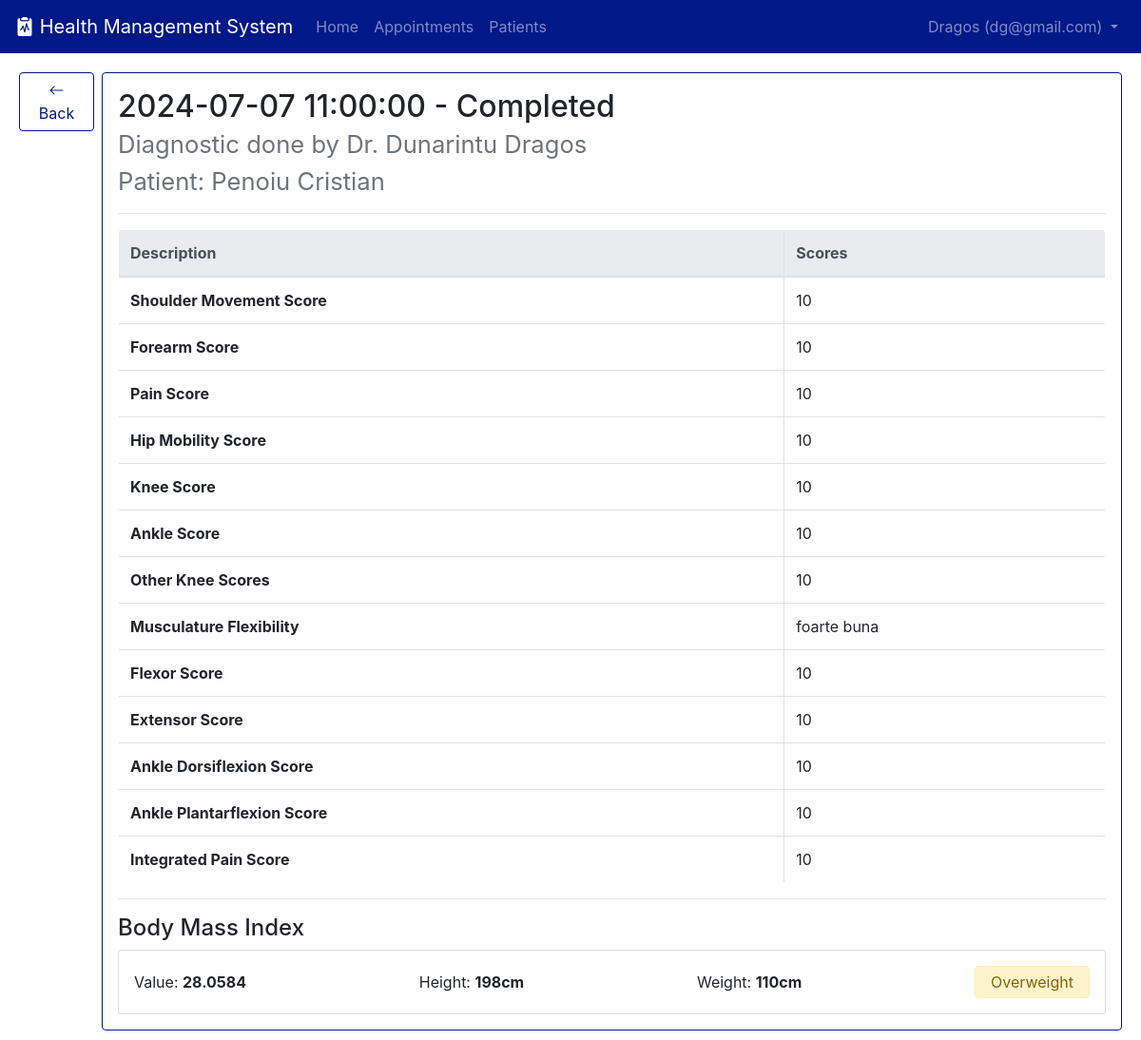
The app's page /appointment/details.php?appointment_id=6 (signed in) with its own data.
### tables this page shows
CREATE TABLE `user` (
  `id` int(11) NOT NULL,
  `username` varchar(50) DEFAULT NULL,
  `password` varchar(255) DEFAULT NULL,
  `email` varchar(100) DEFAULT NULL,
  `tip_utilizator` varchar(255) DEFAULT NULL
);

CREATE TABLE `consultations` (
  `id` int(11) NOT NULL,
  `data_programarii` datetime NOT NULL,
  `pacient_id` int(11) NOT NULL,
  `cadru_medical_id` int(11) NOT NULL,
  `status` varchar(20) DEFAULT 'pending'
);

CREATE TABLE `cadru_medical` (
  `id` int(11) NOT NULL,
  `nume` varchar(50) DEFAULT NULL,
  `prenume` varchar(50) DEFAULT NULL,
  `data_nasterii` date DEFAULT NULL,
  `specialitate` varchar(255) DEFAULT NULL,
  `telefon` varchar(20) DEFAULT NULL,
  `user_id` int(11) NOT NULL
);

CREATE TABLE `pacient` (
  `id` int(11) NOT NULL,
  `nume` varchar(50) DEFAULT NULL,
  `prenume` varchar(50) DEFAULT NULL,
  `varsta` int(11) DEFAULT NULL,
  `gen` enum('M','F') DEFAULT NULL,
  `inaltime` int(11) DEFAULT NULL,
  `greutate` int(11) DEFAULT NULL,
  `diagnostic` varchar(255) DEFAULT NULL,
  `patologie_asociata` varchar(255) DEFAULT NULL,
  `telefon` varchar(20) DEFAULT NULL,
  `user_id` int(11) DEFAULT NULL,
  `data_nasterii` date DEFAULT NULL
);

CREATE TABLE `diagnostic` (
  `id` int(11) NOT NULL,
  `pacient_id` int(11) DEFAULT NULL,
  `scor_miscare_umar` int(11) DEFAULT NULL,
  `scor_antebrat` int(11) DEFAULT NULL,
  `scor_durere` int(11) DEFAULT NULL,
  `scor_mobilitate_sold` int(11) DEFAULT NULL,
  `scor_genunchi` int(11) DEFAULT NULL,
  `scor_glezna` int(11) DEFAULT NULL,
  `alte_scori_genunchi` int(11) DEFAULT NULL,
  `flex_musculatura_genunchi` varchar(255) DEFAULT NULL,
  `scor_flexori` int(11) DEFAULT NULL,
  `scor_extensori` int(11) DEFAULT NULL,
  `scor_glezna_flexie_dorsala` int(11) DEFAULT NULL,
  `scor_glezna_flexie_plantara` int(11) DEFAULT NULL,
  `scor_durere_integrat` int(11) DEFAULT NULL,
  `consultation_id` int(11) DEFAULT NULL
);

CREATE TABLE `imc` (
  `id` int(11) NOT NULL,
  `value` float DEFAULT NULL,
  `pacient_id` int(11) DEFAULT NULL,
  `inaltime` int(11) DEFAULT NULL,
  `greutate` int(11) DEFAULT NULL,
  `created_at` timestamp NOT NULL DEFAULT current_timestamp(),
  `consultation_id` int(11) DEFAULT NULL
);

### appointment/details.php (the view, shortened to what this page needs)
<?php
include("{$_SERVER['DOCUMENT_ROOT']}/eeris/template/header.php");
if (isset($_GET['appointment_id']) && ctype_digit($_GET['appointment_id'])) {
    $appointment_id = $_GET['appointment_id'];
} else {
    header("Location: {$_SERVER['DOCUMENT_ROOT']}/eeris/appointment/list.php");
}
$appointment_sql = "SELECT c.data_programarii, c.status, c.id, c.cadru_medical_id, c.pacient_id, cm.nume, cm.prenume, cm.specialitate
	FROM consultations c
    JOIN cadru_medical cm ON c.cadru_medical_id = cm.id
    JOIN pacient p ON c.pacient_id = p.id
    WHERE c.id = '$appointment_id'";
$appointment_result = mysqli_query($con, $appointment_sql);
if ($appointment_result) {
    $appointment = mysqli_fetch_assoc($appointment_result);
}
$physician_query = "SELECT nume, prenume FROM cadru_medical WHERE id = {$appointment['cadru_medical_id']}";
$physician_result = mysqli_query($con, $physician_query);
$physician = mysqli_fetch_assoc($physician_result);
$patient_query = "SELECT nume, prenume FROM pacient WHERE id = {$appointment['pacient_id']}";
$patient_result = mysqli_query($con, $patient_query);
$patient = mysqli_fetch_assoc($patient_result);
?>
<div class="container-fluid d-flex flex-md-row flex-column p-3 align-items-start">
    <a href="javascript:history.back()" type="button" class="btn btn-outline-dark-blue m-1">
        <i class="bi bi-arrow-left"></i>
        Back
    </a>
    <div class="border border-dark-blue container-fluid p-3 m-1 rounded">
        <?php
        printf(
            '<h2>%s - %s<br>
                    <small class="text-muted">Diagnostic done by Dr. %s %s</small> <br>
                    <small class="text-muted">Patient: %s %s</small>
                    </h2>
                    ',
            $appointment['data_programarii'],
            ucfirst($appointment['status']),
            $physician['nume'],
            $physician['prenume'],
            $patient['nume'],
            $patient['prenume'],
        );
        ?>
        <hr>
        <?php
        $diagnostic_query = "SELECT * FROM diagnostic WHERE consultation_id='$appointment_id'";
        $diagnostic_result = mysqli_query($con, $diagnostic_query);
        $diagnostic = mysqli_fetch_assoc($diagnostic_result);
        if ($diagnostic) {
            printf(
                '<table class="table rounded table-hover table-bordered" style="overflow:hidden;">
                    <thead class="thead-light">
                        <tr>
                            <th scope="col">Description</th>
                            <th scope="col">Scores</th>
                        </tr>
                </thead>
                <tbody>
                <tr>
                <th scope="row">Shoulder Movement Score</th>
                <td>%s</td>
                </tr>',
                $diagnostic['scor_miscare_umar']
            );
            printf(
                '<tr>
                <th scope="row">Forearm Score</th>
                <td>%s</td>
                </tr>',
                $diagnostic['scor_antebrat']
            );
            printf(
                '<tr>
                <th scope="row">Pain Score</th>
                <td>%s</td>
                </tr>',
                $diagnostic['scor_durere']
            );
            printf(
                '<tr>
                <th scope="row">Hip Mobility Score</th>
                <td>%s</td>
            </tr>',
                $diagnostic['scor_mobilitate_sold']
            );
            printf(
                '<tr>
                <th scope="row">Knee Score</th>
                <td>%s</td>
                </tr>',
                $diagnostic['scor_genunchi']
            );
            printf(
                '<tr>
                <th scope="row">Ankle Score</th>
                <td>%s</td>
                </tr>',
                $diagnostic['scor_glezna']
            );
            printf(
                '<tr>
                <th scope="row">Other Knee Scores</th>
                <td>%s</td>
                </tr>',
                $diagnostic['alte_scori_genunchi']
            );
            printf(
                '<tr>
                <th scope="row">Musculature Flexibility</th>
                <td>%s</td>
                </tr>',
                $diagnostic['flex_musculatura_genunchi']
            );
            printf(
                '<tr>
                <th scope="row">Flexor Score</th>
                <td>%s</td>
                </tr>',
                $diagnostic['scor_flexori']
            );
            printf(
                '<tr>
                <th scope="row">Extensor Score</th>
                <td>%s</td>
                </tr>',
                $diagnostic['scor_extensori']
            );
            printf(
                '<tr>
                <th scope="row">Ankle Dorsiflexion Score</th>
                <td>%s</td>
                </tr>',
                $diagnostic['scor_glezna_flexie_dorsala']
            );
            printf(
                '<tr>
                <th scope="row">Ankle Plantarflexion Score</th>
                <td>%s</td>
                </tr>',
                $diagnostic['scor_glezna_flexie_plantara']
            );
            printf(
                '<tr>
                <th scope="row">Integrated Pain Score</th>
                <td>%s</td>
                </tr>',
                $diagnostic['scor_durere_integrat']
            );
        } else {
            printf('<div class="alert alert-secondary m-0" role="alert">
                        No details yet
                    </div>');
        }
        ?>
        </tbody>
        </table>
        <hr>
        <h4>Body Mass Index </h4>
        <?php
        $bmi_query = "SELECT * FROM imc WHERE consultation_id='$appointment_id'";
        $bmi_result = mysqli_query($con, $bmi_query);
        $bmi = mysqli_fetch_assoc($bmi_result);
        if ($bmi) {
            $bmi_val = $bmi['value'];
            $bmi_case = match(true) {
                $bmi_val < 16.0 => "Underweight (Severe)",
                $bmi_val < 16.9 => "Underweight (Moderate)",
                $bmi_val < 18.4 => "Underweight (Mild)",
                $bmi_val < 24.9 => "Normal",
                $bmi_val < 29.9 => "Overweight",
                $bmi_val < 34.9 => "Overweight (Obese Class I)",
                $bmi_val < 39.9 => "Overweight (Obese Class II)",
                default => "Overweight (Obese Class III)",
            };
            $alert_color = match(true) {
                $bmi_val < 16.0 => "alert alert-danger m-0 pt-1 pb-1 pl-3 pr-3",
                $bmi_val < 18.4 => "alert alert-warning m-0 pt-1 pb-1 pl-3 pr-3",
                $bmi_val < 24.9 => "alert alert-succes m-0 pt-1 pb-1 pl-3 pr-3",
                $bmi_val < 29.9 => "alert alert-warning m-0 pt-1 pb-1 pl-3 pr-3",
                default => "alert alert-danger m-0 pt-1 pb-1 pl-3 pr-3",
            };
            printf('<div class="card p-3 d-flex flex-row justify-content-between align-items-center">
                    <div> Value: <strong>%s</strong> </div>
                    <div> Height: <strong>%scm</strong> </div>
                    <div> Weight: <strong>%scm</strong> </div>
                    <div class="%s" role="alert">
                        %s
                    </div>
                    </div>',
                $bmi['value'],
                $bmi['inaltime'],
                $bmi['greutate'],
                $alert_color,
                $bmi_case,
            );
        } else {
            printf('<div class="alert alert-secondary m-0" role="alert">
                        No Body Mass Index  yet
                    </div>');
        }
        ?>
    </div>
</div>

### template/header.php (shortened to what this page needs)
<?php
if (isset($_SESSION['id'])) {
    $id = mysqli_real_escape_string($con, $_SESSION['id']);
    $user_query = "SELECT * FROM user WHERE id = '$id'";
    $user_result = mysqli_query($con, $user_query);
    if ($user_result) {
        $user = mysqli_fetch_assoc($user_result);
        $username = $user['username'];
        $user_email = $user['email'];
        $user_type = $user['tip_utilizator'];
    } else {
        die("Query Error: " . mysqli_error($con));
    }
} else {
    die("Session ID not set");
}
?>
<!DOCTYPE html>
<html lang="en">
<head>
    <link rel="stylesheet" href="https://stackpath.bootstrapcdn.com/bootstrap/4.3.1/css/bootstrap.min.css">
    <link rel="stylesheet" href="https://cdn.jsdelivr.net/npm/bootstrap-icons@1.11.3/font/bootstrap-icons.min.css">
    <link rel="stylesheet" href="/eeris/template/bootstrap.config.css">
</head>
<body>
<nav class="navbar navbar-expand-lg navbar-dark bg-dark-blue">
  <a class="navbar-brand" href="/eeris/home.php"><i class="bi bi-clipboard2-pulse-fill"></i> Health Management System</a>
  <div class="collapse navbar-collapse" id="navbarText">
    <ul class="navbar-nav ms-auto">
      <li class="nav-item">
        <a class="nav-link" href="/eeris/home.php">Home<span class="sr-only">(current)</span></a>
      </li>
    <?php if($user_type === 'pacient') : ?>
      <li class="nav-item">
        <a class="nav-link" href="/eeris/appointment/list.php">Appointments <span class="sr-only">(current)</span></a>
      </li>
      <li class="nav-item">
        <a class="nav-link" href="/eeris/exercises/list.php">Exercises<span class="sr-only">(current)</span></a>
      </li>
      <li class="nav-item">
        <a class="nav-link" href="/eeris/statistics.php">Statistics <span class="sr-only">(current)</span></a>
      </li>
    <?php elseif($user_type === 'cadru_medical') : ?>
      <li class="nav-item">
        <a class="nav-link" href="/eeris/appointment/list.php">Appointments</a>
      </li>
      <li class="nav-item">
        <a class="nav-link" href="/eeris/patient/list.php">Patients</a>
      </li>
    <?php else : ?>
      <li class="nav-item">
        <a class="nav-link" href="#">Home <span class="sr-only">(current)</span></a>
      </li>
    <?php endif; ?>
    </ul>
    <ul class="navbar-nav ml-auto justify-content-end">
      <li class="nav-item dropdown justify-content-end">
        <a class="nav-link dropdown-toggle" href="#" id="navbarDropdown" role="button" data-toggle="dropdown" aria-haspopup="true" aria-expanded="false">
          <?php echo "{$username} ({$user_email})" ?>
        </a>
      </li>
    </ul>
  </div>
</nav>

### records on screen
user: username "Dragos", email "dg@gmail.com"
consultations: data_programarii "2024-07-07 11:00:00", status "Completed"
cadru_medical: nume "Dunarintu", prenume "Dragos"
pacient: nume "Penoiu", prenume "Cristian"
diagnostic: scor_miscare_umar "10", scor_antebrat "10", scor_durere "10", scor_mobilitate_sold "10", scor_genunchi "10", scor_glezna "10", alte_scori_genunchi "10", flex_musculatura_genunchi "foarte buna", scor_flexori "10", scor_extensori "10", scor_glezna_flexie_dorsala "10", scor_glezna_flexie_plantara "10", scor_durere_integrat "10"
imc: value "28.0584", inaltime "198", greutate "110", value "Overweight"
